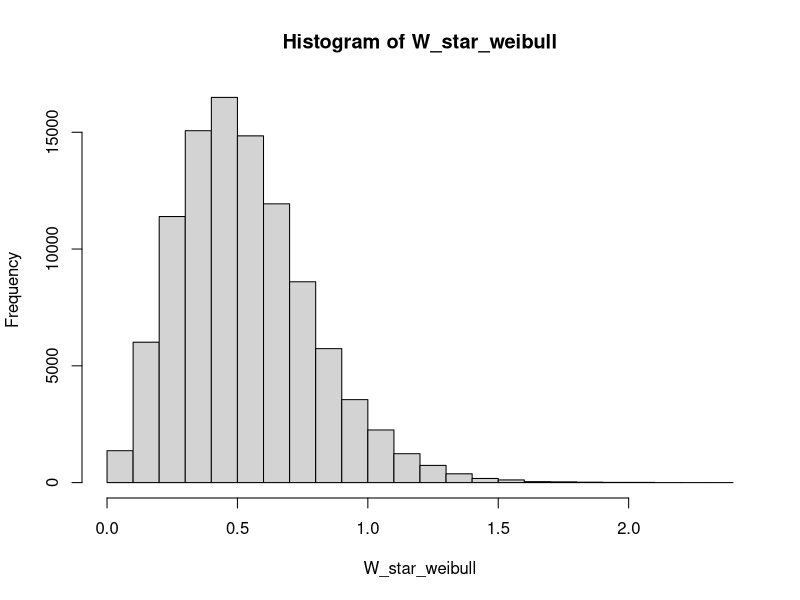
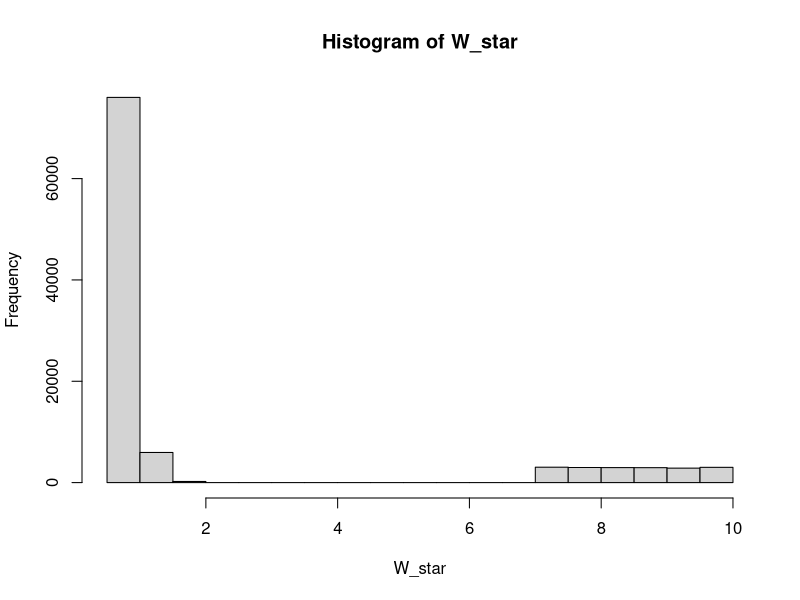
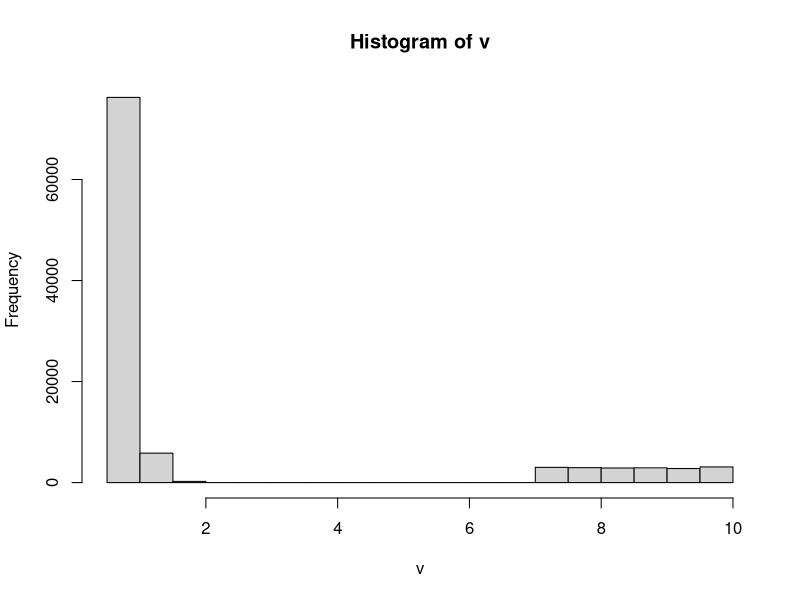
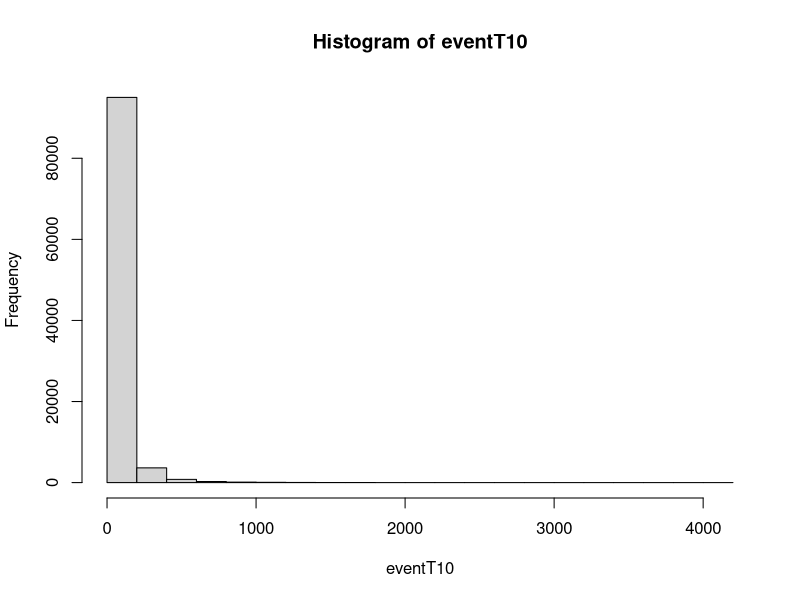
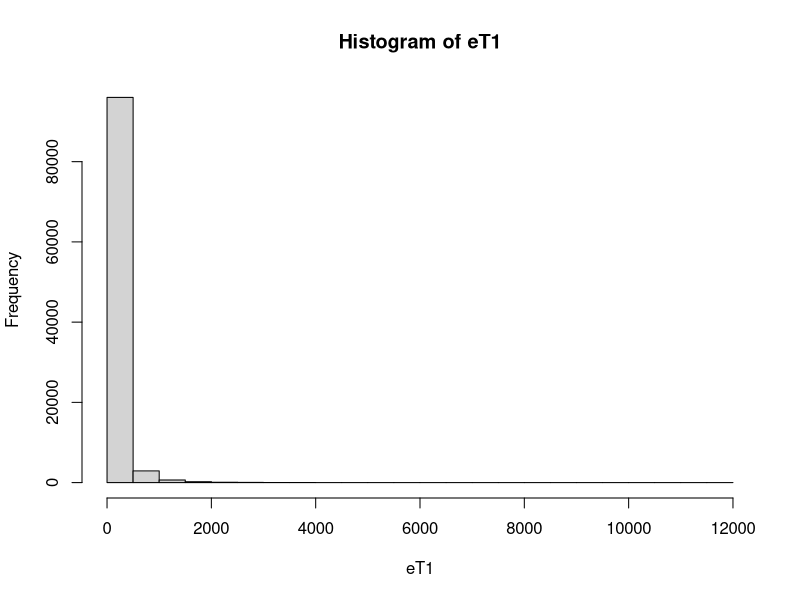
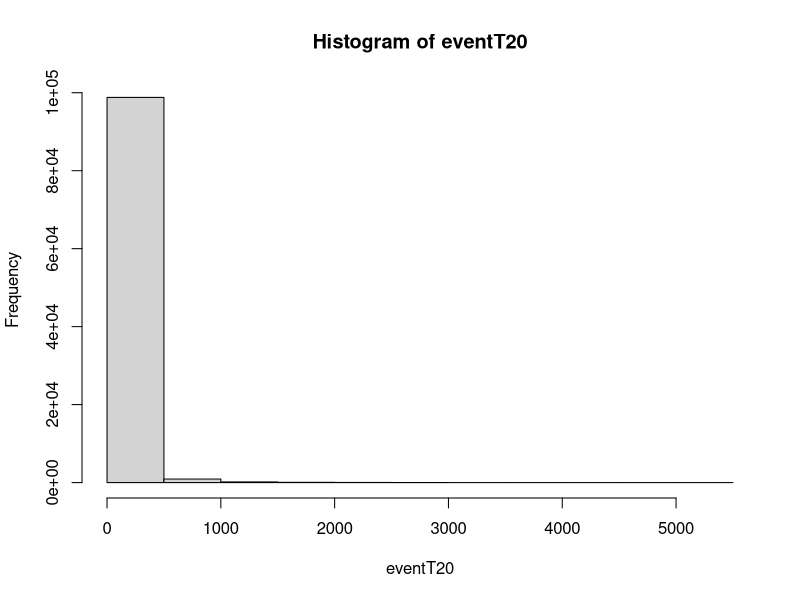
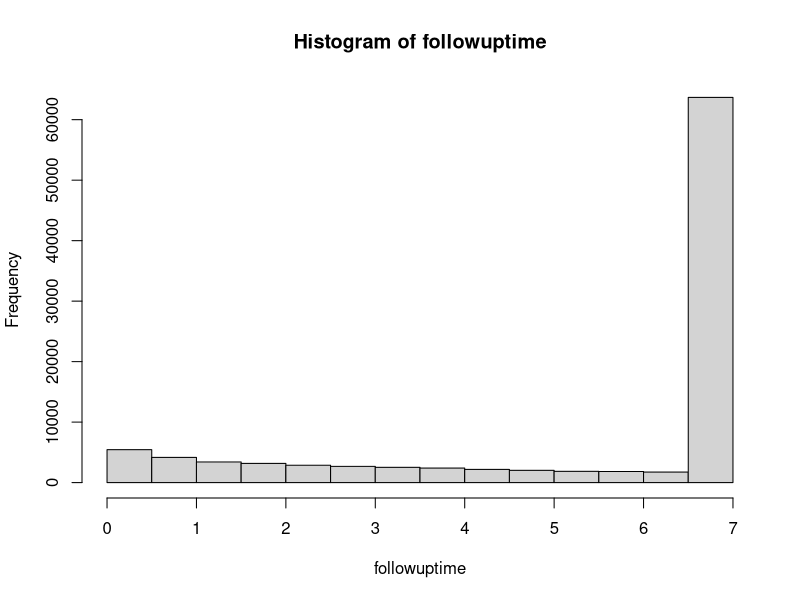

These figures' R source, in order: (Note: a time limit stopped this script after it produced the figures.)
# Load required libraries
library(survival)

# Seed
set.seed(115501225)

# Number of patients
n <- 100000

# Confounder (L as our measured confounder)
L <- rnorm(n, mean = 0, sd = 1)

# Treatment initiation times using a Weibull distribution
lambda <- 2.5  # Shape parameter for Weibull distribution
scale_param <- 0.585 * exp(0.2 * L)
W_star_weibull <- rweibull(n, shape = lambda, scale = scale_param)

hist(W_star_weibull)
summary(W_star_weibull)


##THE ABOVE CODE RETURNS TIMES LESS THAN 0.5 FOR ROUGHLY 51% OF THE PATIENTS

g <- 0.5


# Sample treatment times until all are greater than 0.5
for (i in 1:n) {
  while (TRUE) {
    time <- rweibull(1, shape = lambda, scale = scale_param[i])
    if (time > 0.5) {
      W_star_weibull[i] <- time
      break
    }
  }
}


#the ones who were never treated at all
num_7<-round(0.178 * length(W_star_weibull))
sampled_indices <- sample(length(W_star_weibull), num_7)
W_star_weibull[sampled_indices]  <- 7 + runif(num_7, min = 0, max = 3)  # Adding a random time beyond 7 years for variation

W_star<-W_star_weibull

hist(W_star)

##the above is dependent on L

v<-sample(W_star, n, replace = T)
summary(v)
hist(v)

# Determine treatment status at any time t
A <- ifelse(v <= g, 1, 0)
table(A)

##Time to events
#Event 1: PCa Death
lambda1<-0.030; betaA1 <- -0.78; betaL <- 0.95
#pre-treatment
eventT10<-rexp(n, rate = lambda1 * exp(betaL*L))
hist(eventT10)
#post-treatment
newT1<-rexp(n, rate = lambda1 * exp(betaL*L + betaA1))
#event time 1
eT1<-ifelse(eventT10<v, eventT10, (newT1+v))
hist(eT1)


##Event 2 (not dependent on A_t)
lambda2<-0.037; betaL2 <- 1.15
eventT20<-rexp(n, rate = lambda2 * exp(betaL2*L))
hist(eventT20)

eT2<-eventT20

# survival time
followuptime <- pmin(eT1, eT2,7)
hist(followuptime)

# Generate event indicator (1: prostate cancer death, 2: other death, 0: censored)
death <- ifelse(eT1 == followuptime, 1, ifelse(eT2 == followuptime, 2,0))
table(death)

# Create a data frame
Simdata2 <- data.frame(Patientid = 1:n,
                       L=L,
                       A=A,
                       Treatment_time=v,
                       Followuptime=followuptime,
                       Death=death,
                       Vital_status = ifelse(death==0, 0, 1)
)

head(Simdata2)

##Let's convert followuptime and treatment_time to days 
Simdata2$Followuptime<-round(Simdata2$Followuptime*365.25, digits = 2)
Simdata2$Treatment_time<-round(Simdata2$Treatment_time*365.25, 2)

##Overall survival at 7 years
km2 <- survfit(Surv(Followuptime, Vital_status) ~ 0, data = Simdata2)
summary(km2, times=2556)

##CIFs at 7 years
cif2 <- survfit(Surv(Followuptime, as.factor(Death)) ~ 0, data = Simdata2)
summary(cif2, times=2556)


plot(cif2,ylim=c(0,0.40),xlab="Time (days)",ylab="Cumulative incidence", 
     col=c("blue","blue"),lwd=2,lty=c(1,2),conf.int=F,
     main=c(paste("True CIF Plot - Simulated Data Controls"), paste("n=100,000 Patients (Scenario 2)")))
legend(x="topleft",c("Control PCa CIF: 11.7%", "Control OD CIF: 26.3%"),
       col=c("blue", "blue"),lwd=2,lty=c(1,2),bty="n", c=0.8)


###combined true graphs
plot(cif1,ylim=c(0,0.40),xlab="Time (days)",ylab="Cumulative incidence", 
     col=c("red","red"),lwd=2,lty=c(1,2),conf.int=F,
     main=c(paste("True CIF Plot - Simulated Data"), paste("n=100,000 Patients (Scenario 2)")))
lines(cif2,col=c("blue","blue"),lwd=2,lty=c(1,2),conf.int=F)

legend(x="topleft",c("Treated PCa CIF: 9.7%","Control PCa CIF: 11.7%",
                     "Treated OD CIF: 27.3%", "Control OD CIF: 26.3%"),
       col=c("red","blue", "red", "blue"),lwd=2,lty=c(1,1,2,2),bty="n", c=0.8)
